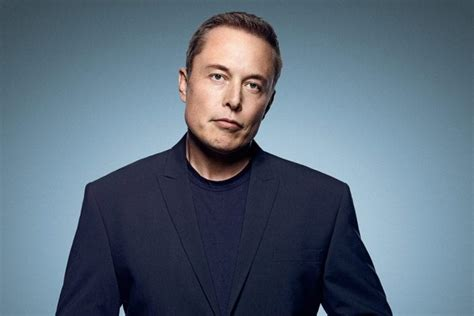
#> input picture practical-1/demo.jpg, 474 x 316 px
$ python histogram.py
#> lines starting #> are read from the running program, lines starting #| are printed output that depends on the picture
'''Histograms'''

import cv2
import numpy as np
from matplotlib import pyplot as plt

img = cv2.imread('../practical-1/demo.jpg')
#> img is the input picture: shape (316, 474, 3); mean B, G, R 122.6, 106.7, 90.8
color = ('b','g','r')
for i,col in enumerate(color):
    histr = cv2.calcHist([img], [i], None, [256], [0, 256])
    plt.plot(histr, color=col)
    plt.xlim([0, 256])
plt.show()
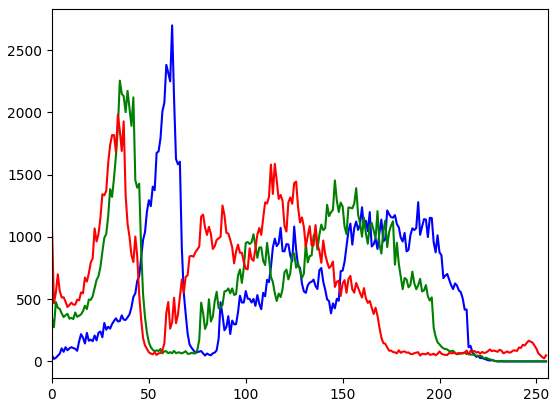
#> figure drawn by matplotlib, 1 panel; curve peaks at x = 62, y = 2699; curve peaks at x = 35, y = 2255; curve peaks at x = 34, y = 1982
img = cv2.imread('../practical-1/demo.jpg', 0)
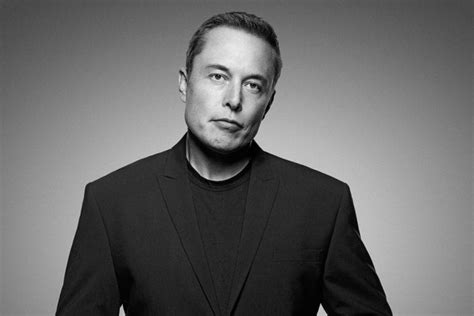
#> img: shape (316, 474); min 0, max 246, mean 103.8
equ = cv2.equalizeHist(img)
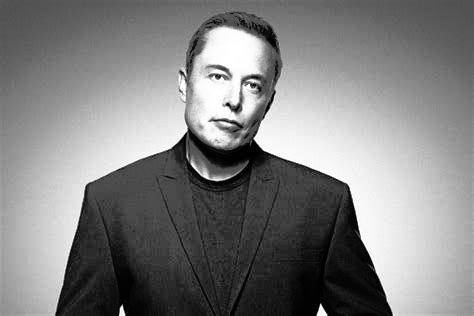
#> equ: shape (316, 474); min 0, max 255, mean 128.2
res = np.hstack((img, equ))
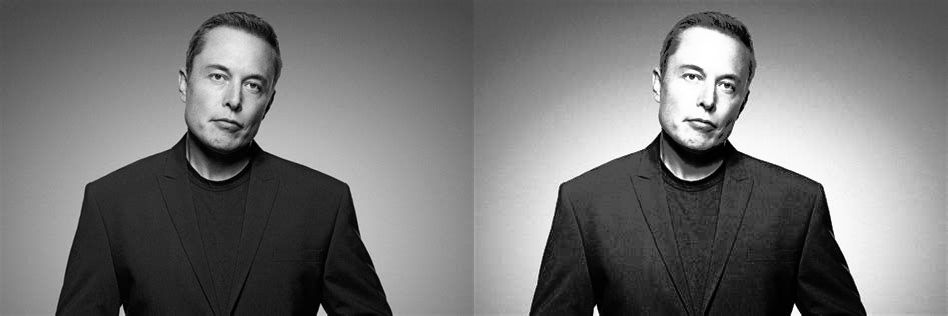
#> res: shape (316, 948); min 0, max 255, mean 116
cv2.imwrite('res.png', res)
